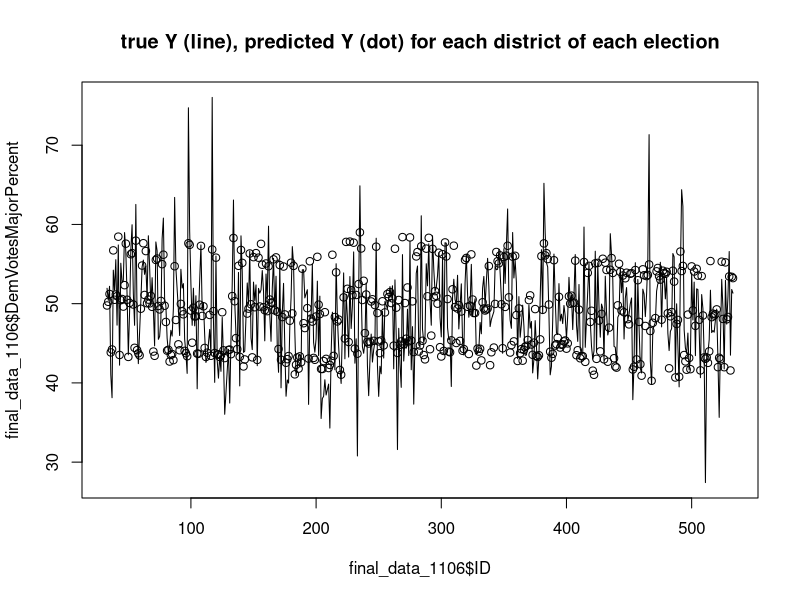
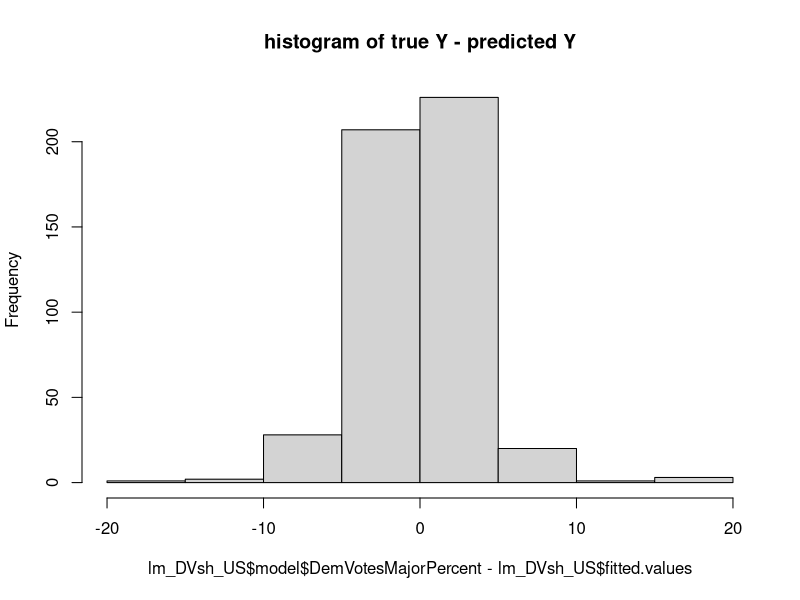
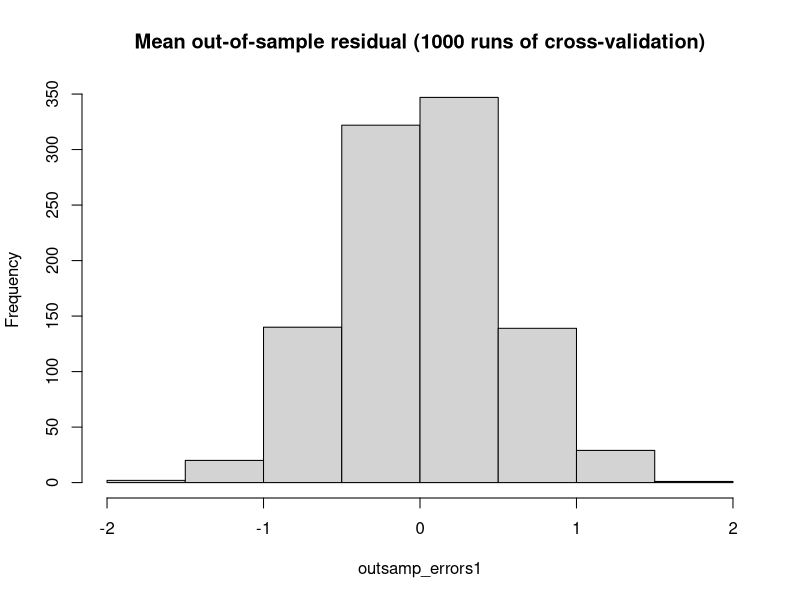

The R script that drew these images, in order: (Note: this script raises an error after producing the figures.)
## ---- chunk 1
library (Metrics)
library (caret)
library (ggplot2)

install.packages("magrittr") # package installations are only needed the first time you use it
install.packages("dplyr")    # alternative installation of the %>%
library(magrittr) # needs to be run every time you start R and want to use %>%
library(dplyr)    # alternatively, this also loads %>%

final_data_1106 <- read.csv("final_data_1106.csv")
summary(final_data_1106)

#final_data_1106_no_2018 <- read.csv("final_data_1106_no_2018.csv")
#summary(final_data_1106_no_2018)
## ---- chunk 2
#Run Multivariate Regression Model (prediction model_all data)
lm_DVsh_US <- lm (DemVotesMajorPercent ~ Close_E_D+LLS_D+Pres_D+US_CPI+US_UEP_Rate+female+X20_29+white, data=final_data_1106)
summary(lm_DVsh_US)
#### Note from ABBA, Jaewon Lim
### After you run above, insert the answers (1), (2), (3), and (4) HERE.



# 2022 Data for Prediction : US Average for 2022 House Representative Election
newdata_2022 <- data.frame(Close_E_D = 1, LLS_D = 0, Pres_D = 1, GDP_Growth_Pct = 5.68, US_CPI = 296.808, US_UEP_Rate = 3.791938312, female = 0.509747974, X20_29 = 0.1742278, white = 0.609723287)
# Predict Democrat Vote Share (US) for 2022 House RepresentativeElection
lm_DVsh_US %>% predict(newdata_2022)
#### Note from ABBA, Jaewon Lim
###  After you run above, insert the answer (5) (Prediction part) HERE 

# 2022 Data for Prediction : NV-3 for 2022 House Representative Election
newdata_2022_NV3 <- data.frame(Close_E_D = 1, LLS_D = 0, Pres_D = 1, GDP_Growth_Pct = 5.68, US_CPI = 296.808, US_UEP_Rate = 3.791938312, female = 0.51229666, X20_29 = 0.153353865, white = 0.535751482)
# Predict Democrat Vote Share (NV-3) for 2022 House RepresentativeElection
lm_DVsh_US %>% predict(newdata_2022_NV3)

#### Note from ABBA, Jaewon Lim
###  After you run above, insert the answer (5) (Prediction part) HERE 
## ---- chunk 3
# In-sample fit evaluation
## In-sample validation: R-square of the prediction model
summary(lm_DVsh_US)$r.squared

## In-sample validation: in-sample error plots
### First Plot (line & dots)
plot(final_data_1106$ID, final_data_1106$DemVotesMajorPercent,
     type="l",
     main="true Y (line), predicted Y (dot) for each district of each election")
points(final_data_1106$ID, predict(lm_DVsh_US, final_data_1106))
### Second plot (Histogram)
hist(lm_DVsh_US$model$DemVotesMajorPercent - lm_DVsh_US$fitted.values,
     main="histogram of true Y - predicted Y")

## In-sample validation: RMSE
mse_DVsh <- mean((lm_DVsh_US$model$DemVotesMajorPercent - lm_DVsh_US$fitted.values)^2)
sqrt(mse_DVsh)
rmse(lm_DVsh_US$model$DemVotesMajorPercent, lm_DVsh_US$fitted.values)

#### Note from ABBA, Jaewon Lim
###  After you run above, insert the answer (5) (In-sample model validation) HERE 
## ---- chunk 4
# Out-of-sample validation (out-of-sample testing)
#newdata_2018 <- data.frame(Close_E_D = 1, LLS_D = 0, Pres_D = 0, GDP_Growth_Pct = 2.9965, US_CPI = 251.1, US_UEP_Rate = 3.896220085, female = 0.513114776, X20_29 = 0.17744668, white = 	0.631301179)
# Predict Democrat Vote Share (US) of 2018 House Representative Election for in-sample validation
#DVsh_US_2018_pred <-lm_DVsh_US %>% predict(newdata_2018)



# 2018 Data for out-of-sample validation: US Average for 2018 House Representative Election
##Run Multivariate Regression Model (prediction model_with no 2018)
lm_DVsh_US_no_2018 <- lm (DemVotesMajorPercent ~ Close_E_D+LLS_D+Pres_D+US_CPI+US_UEP_Rate+female+X20_29+white, data=final_data_1106[final_data_1106$year !=2018,])
summary(lm_DVsh_US_no_2018)
##R-squared value of prediction model with no 2018 observations
summary(lm_DVsh_US_no_2018)$r.squared
## Predict Democrat Vote Share of 2018 House Representative Election using out-of-sample validation model 
lm_DVsh_US_2018_pred <- predict(lm_DVsh_US_no_2018,
                                final_data_1106[final_data_1106$year == 2018,])
lm_DVsh_US_2018_pred
## Get the true Democrat Vote Share of 2018 House Representative Election 
lm_DVsh_US_2018_true <- final_data_1106$DemVotesMajorPercent[final_data_1106$year == 2018]
lm_DVsh_US_2018_true
## Calculate the difference (error) between predicted and true Democrat Vote Shares of 2018 House Representative Election
error_2018 <- lm_DVsh_US_2018_pred - lm_DVsh_US_2018_true  
error_2018

mse_DVsh_2018 <- mean((error_2018)^2)
mse_DVsh_2018
sqrt(mse_DVsh_2018)
rmse(lm_DVsh_US_2018_pred, lm_DVsh_US_2018_true)

#ids_outsamp <- sample(final_data_1106$ID, 50)
#ids_outsamp
#mod <- lm(DemVotesMajorPercent ~ Close_E_D+LLS_D+Pres_D+US_CPI+US_UEP_Rate+female+X20_29+white, 
#          final_data_1106[!(final_data_1106$ID %in% ids_outsamp),])
#outsamp_pred <- predict(mod, newdata = final_data_1106[final_data_1106$ID %in% ids_outsamp,])
#mean(outsamp_pred - final_data_1106$DemVotesMajorPercent[final_data_1106$ID %in% ids_outsamp])

outsamp_errors1 <- sapply(1:1000, function(i){
      ids_outsamp <- sample(final_data_1106$ID, 60)
    outsamp_mod <- lm(DemVotesMajorPercent ~ Close_E_D+LLS_D+Pres_D+US_CPI+US_UEP_Rate+female+X20_29+white, final_data_1106[!(final_data_1106$ID %in% ids_outsamp),])
    outsamp_pred <- predict(outsamp_mod, newdata = final_data_1106[final_data_1106$ID %in% ids_outsamp,])
    outsamp_true <- final_data_1106$DemVotesMajorPercent[final_data_1106$ID %in% ids_outsamp]
    mean(outsamp_pred - outsamp_true)
})
mean(abs(outsamp_errors1))
hist(outsamp_errors1,
     main="Mean out-of-sample residual (1000 runs of cross-validation)")
#### Note from ABBA, Jaewon Lim
### After you run above, insert the answers (5) (Out-of-sample Model Validation) HERE 
## ---- chunk 5
#newdata_2018_no_2018 <- data.frame(Close_E_D = 1, LLS_D = 0, Pres_D = 0, GDP_Growth_Pct = 2.9965, US_CPI = 251.1, US_UEP_Rate = 3.896220085, female = 0.513114776, X20_29 = 0.17744668, white = 	0.631301179)
# Predict Democrat Vote Share (US) for 2018 House Representative Election for out-of-sample validation
#DVsh_US_no_2018_pred <- lm_DVsh_US_no_2018 %>% predict(newdata_2018_no_2018)
#DVsh_US_2018_true <- final_data_1106 %>%
#  filter(year == 2018, X == 280) %>%
# select(D_majorvote_pct)

#DVsh_US_no_2018_pred
#DVsh_US_2018_true


# Model validation: RMSE and MAE for out-of-sample validation
#rmse(lm_DVsh_US_no_2018$model$DemVotesMajorPercent, lm_DVsh_US_no_2018$fitted.values)
#mae(lm_DVsh_US_no_2018$model$DemVotesMajorPercent, lm_DVsh_US_no_2018$fitted.values)

#DVsh_US_no_2018_pred <- predict(lm_DVsh_US_no_2018, final_data_1106[final_data_1106$year == 2018,])
#DVsh_US_no_2018_pred

#DVsh_US_2018_true <- final_data_1106$DemVotesMajorPercent
#DVsh_US_no_2018_pred - DVsh_US_2018_true

# Model validation: RMSE and MAE for in-sample validation
#rmse(lm_DVsh_US_no_2018$model$DemVotesMajorPercent, lm_DVsh_US_no_2018$fitted.values)
#mae(lm_DVsh_US_no_2018$model$DemVotesMajorPercent, lm_DVsh_US_no_2018$fitted.values)
## ---- chunk 6
# Prediction Interval for 2018 and 2022 predictions
pi_2018 = predict(lm_DVsh_US, newdata_2018, interval="predict", level =.95)
pi_2018

pi_2022 = predict(lm_DVsh_US, newdata_2022, interval="predict", level =.95)
pi_2022

pi_2022_NV3 = predict(lm_DVsh_US, newdata_2022_NV3, interval="predict", level =.95)
pi_2022_NV3
#### Note from ABBA, Jaewon Lim
### After you run above, insert the answers (6) HERE
## ---- chunk 7
###### Draw plot using Base R
plot(predict(lm_DVsh_US),                                
     final_data_1106$DemVotesMajorPercent, main="National Democrat Popular Vote Share Model",
     xlab = "Predicted Values",
     ylab = "Observed Values")
# Add straight line
abline(a = 0,                                        
       b = 1,
       col = "red",
       lwd = 2)
#### Note from ABBA, Jaewon Lim
### After you run above, insert the answers (7)-part 1 HERE
## ---- chunk 8
#plotting (graphs)
plot_X1<-ggplot(final_data_1106,aes(x = Close_E_D, y = DemVotesMajorPercent)) + geom_point() +geom_smooth(method = "lm")
plot_X1

plot_X2<-ggplot(final_data_1106,aes(x = LLS_D, y = DemVotesMajorPercent)) + geom_point() +geom_smooth(method = "lm")
plot_X2

plot_X3<-ggplot(final_data_1106,aes(x = Pres_D, y = DemVotesMajorPercent)) + geom_point() +geom_smooth(method = "lm")
plot_X3

plot_X4<-ggplot(final_data_1106,aes(x = US_CPI, y = DemVotesMajorPercent)) + geom_point() +geom_smooth(method = "lm")
plot_X4

plot_X5<-ggplot(final_data_1106,aes(x = US_UEP_Rate, y = DemVotesMajorPercent)) + geom_point() +geom_smooth(method = "lm")
plot_X5

plot_X6<-ggplot(final_data_1106,aes(x = female, y = DemVotesMajorPercent)) + geom_point() +geom_smooth(method = "lm")
plot_X6

plot_X7<-ggplot(final_data_1106,aes(x = X20_29, y = DemVotesMajorPercent)) + geom_point() +geom_smooth(method = "lm")
plot_X7

plot_X8<-ggplot(final_data_1106,aes(x = white, y = DemVotesMajorPercent)) + geom_point() +geom_smooth(method = "lm")
plot_X8
#### Note from ABBA, Jaewon Lim
### After you run above, insert the answers (7)-part 2 HERE
